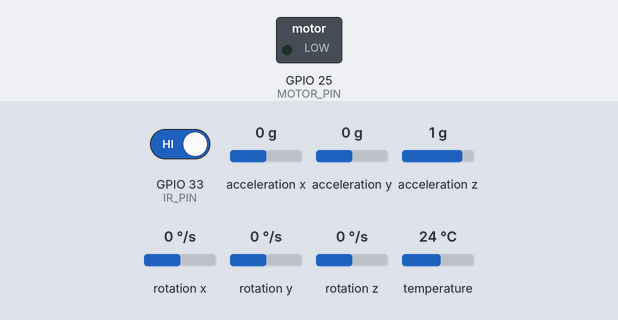
The sketch below on a simulated ESP32. Shown: switched loads named in the sketch (green lamp = pin HIGH). The test bench sets the inputs (shaded band); at power-on: GPIO 33 (IR_PIN) HIGH, acceleration x 0 g, acceleration y 0 g, acceleration z 1 g, rotation x 0 °/s, rotation y 0 °/s, rotation z 0 °/s, temperature 24 °C. What the sketch prints to the serial monitor is not drawn.

Above: at 0.2 s.
At 5.2 s:
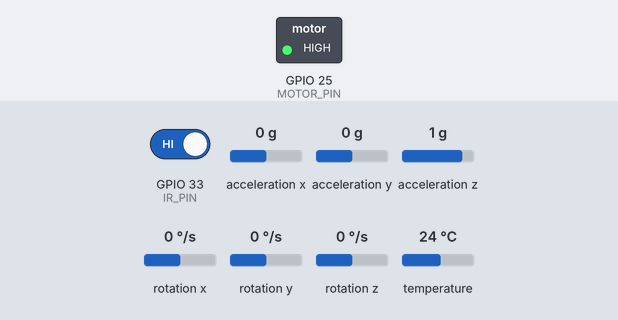
Timing chart, 0 to 6.7 s (numbered marks = the images above):
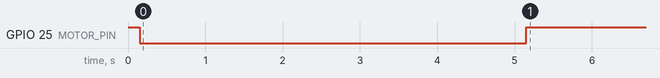

Measured:
- by itself, GPIO 25 (MOTOR_PIN): HIGH → LOW at 0.15 s, → HIGH 5.0 s later

The sketch:

train_s1rail.ino
```cpp
#include <Adafruit_MPU6050.h>
#include <Adafruit_Sensor.h>
#include <Wire.h>

#define IR_PIN 33
#define MOTOR_PIN 25

unsigned long pauseStart = 0;
unsigned long pauseDuration = 0;
bool isPaused = false;

int whiteCount = 0;           // 1 = 5s, next 3 = 3s, then repeat
bool ignoreWhite = false;     // ignore consecutive white readings

bool stableState = LOW;       // current stable reading
bool lastStableState = LOW;
unsigned long lastDebounceTime = 0;
const unsigned long debounceDelay = 50; // must stay stable for 50ms

// ======= MPU6050 Variables =======
Adafruit_MPU6050 mpu;
unsigned long lastMPUPrint = 0;
const unsigned long mpuInterval = 1000; // print every 1s

void setup() {
  Serial.begin(115200);
  pinMode(IR_PIN, INPUT_PULLUP);
  pinMode(MOTOR_PIN, OUTPUT);
  digitalWrite(MOTOR_PIN, HIGH); // default running (black)

  // ======= MPU6050 Initialization =======
  if (!mpu.begin()) {
    Serial.println("Failed to find MPU6050 chip!");
    while (1) delay(10);
  }
  Serial.println("MPU6050 found!");
  mpu.setAccelerometerRange(MPU6050_RANGE_8_G);
  mpu.setGyroRange(MPU6050_RANGE_500_DEG);
  mpu.setFilterBandwidth(MPU6050_BAND_21_HZ);
  delay(100);
}

void loop() {
  unsigned long currentMillis = millis();
  int reading = digitalRead(IR_PIN);

  // ======= Debounce / Stability Check =======
  static int lastReading = LOW;
  if (reading != lastReading) {
    lastDebounceTime = currentMillis;
    lastReading = reading;
  }

  // Only confirm a state change if stable for debounceDelay
  if ((currentMillis - lastDebounceTime) > debounceDelay) {
    stableState = reading;
  }

  // ======= Pause Handling =======
  if (isPaused) {
    if (currentMillis - pauseStart >= pauseDuration) {
      isPaused = false;
      ignoreWhite = false;
      Serial.println("Pause done → Motor resumes.");
      digitalWrite(MOTOR_PIN, HIGH);
    } else {
      digitalWrite(MOTOR_PIN, LOW);
      // MPU readings still allowed while paused
    }
  }

  // ======= Detect black → white transition =======
  if (!ignoreWhite && stableState == HIGH && lastStableState == LOW) {
    whiteCount++;
    if (whiteCount > 4) whiteCount = 1;

    pauseDuration = (whiteCount == 1) ? 5000 : 3000;
    pauseStart = currentMillis;
    isPaused = true;
    ignoreWhite = true;

    Serial.print("White detected → Pausing for ");
    Serial.print(pauseDuration / 1000);
    Serial.println(" seconds.");
    digitalWrite(MOTOR_PIN, LOW);
  }
  else if (!isPaused && stableState == LOW) {
    digitalWrite(MOTOR_PIN, HIGH);
  }

  lastStableState = stableState;

  // ======= MPU6050 Data Every 1 Second =======
  if (currentMillis - lastMPUPrint >= mpuInterval) {
    lastMPUPrint = currentMillis;
    sensors_event_t a, g, temp;
    mpu.getEvent(&a, &g, &temp);

    Serial.println("=== MPU6050 Readings ===");
    Serial.print("Accel X: "); Serial.print(a.acceleration.x); Serial.print(" m/s^2, ");
    Serial.print("Y: "); Serial.print(a.acceleration.y); Serial.print(", Z: "); Serial.println(a.acceleration.z);
    Serial.print("Gyro  X: "); Serial.print(g.gyro.x); Serial.print(" rad/s, ");
    Serial.print("Y: "); Serial.print(g.gyro.y); Serial.print(", Z: "); Serial.println(g.gyro.z);
    Serial.print("Temp: "); Serial.print(temp.temperature); Serial.println(" °C");
    Serial.println("=========================");
  }
}
```
